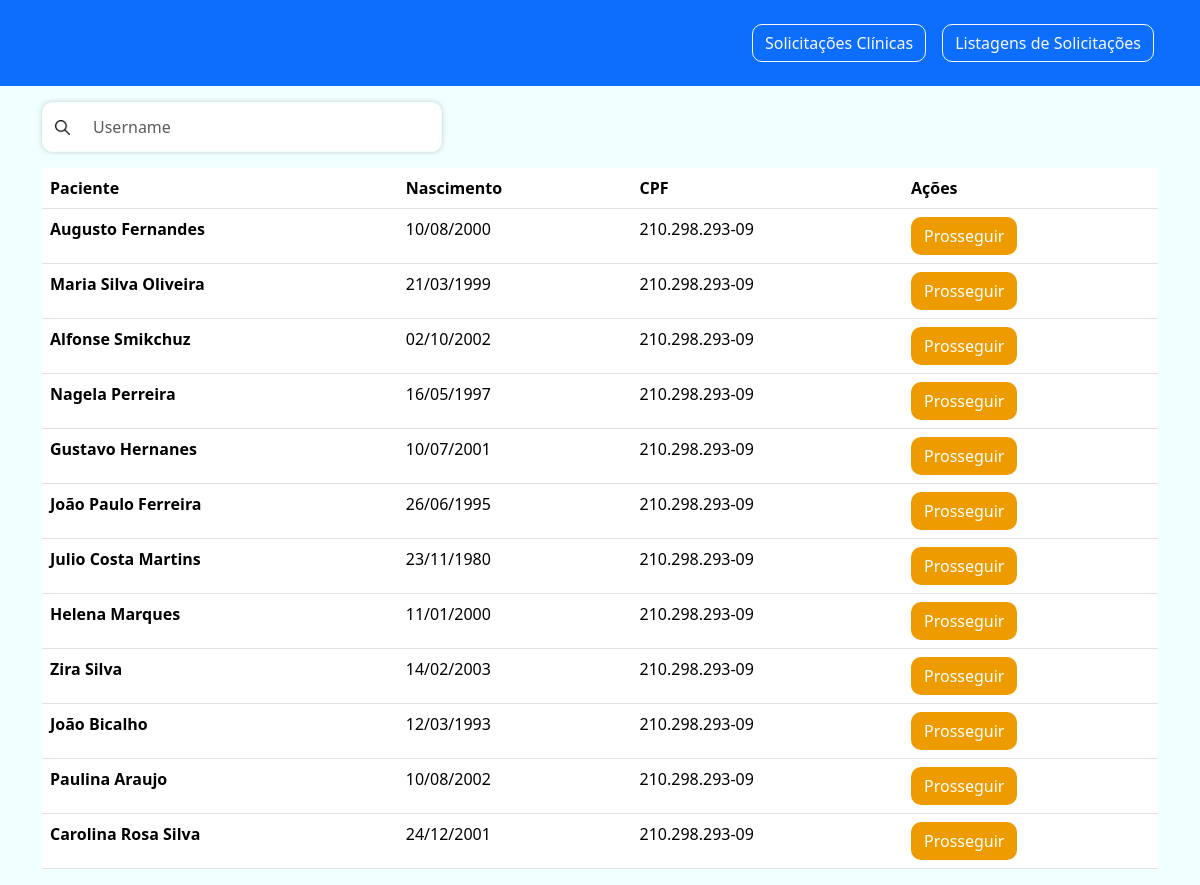
The page / on the database its author committed.
### tables this page shows
CREATE TABLE `pacientes` (
  `id` int(11) NOT NULL,
  `nome` varchar(150) NOT NULL,
  `dataNasc` date NOT NULL,
  `CPF` varchar(20) NOT NULL,
  `status` varchar(10) NOT NULL
);

### index.php (the view, shortened to what this page needs)
<?php require 'assets/php/config.php';
$lista = [];
$sql = $pdo->query("SELECT * FROM pacientes");
if($sql->rowCount() > 0){
   $lista = $sql->fetchAll(PDO::FETCH_ASSOC);
}
?>
<!DOCTYPE html>
<html lang="en">
<head>
   <link href="https://cdn.jsdelivr.net/npm/bootstrap@5/dist/css/bootstrap.min.css" rel="stylesheet"
>
   <link rel="stylesheet" href="assets/css/style.css">
</head>
<body>
   <header>
      <nav class="navbar navbar-dark bg-primary ">
         <div class="container d-grid gap-3 d-md-flex p-3 justify-content-end">
            <a name="" id="" class="btn btn-outline-light" href="#" role="button">Solicitações Clínicas</a>
            <a name="" id="" class="btn btn-outline-light" href="#" role="button">Listagens de Solicitações</a>
         </div>
      </nav>
   </header>
   <main>
      <div class="container">
         <div class="search mt-3 mb-3 input-group flex-nowrap">
            <span class="input-group-text" id="addon-wrapping"><img src="assets/images/loupe.png" alt=""></span>
            <input type="text" class="form-control" placeholder="Username" aria-label="Username"
               aria-describedby="addon-wrapping">
         </div>
         <div class="table-border">
            <table class="table table-hover ">
               <thead>
                  <tr>
                     <th scope="col">Paciente</th>
                     <th scope="col">Nascimento</th>
                     <th scope="col">CPF</th>
                     <th scope="col">Ações</th>
                  </tr>
               </thead>
               <tbody>
                  <?php foreach($lista as $paciente): ?>
                  <tr>
                     <th scope="row"><?=$paciente['nome']?></th>
                     <td><?=date('d/m/Y',strtotime($paciente['dataNasc'])); ?></td>
                     <td><?=$paciente['CPF']?></td>
                     <td><a href="solicitacao.php?id=<?=$paciente['id']?>" class="btn">Prosseguir</a></td>
                  </tr>
                  <?php endforeach; ?>
               </tbody>
            </table>
         </div>
      </div>
   </main>
</body>
</html>

### assets/css/style.css (style rules this page uses)
.btn { border-radius: 10px; }
body { background-color: azure; }
.search { width: 400px; border: 1px solid azure; border-radius:10px; padding-right: 5px; box-shadow: 0px 0px 5px 0px rgba(184,184,180,0.7); background-color: #fff; }
.search span { border: 0; background-color: transparent; }
.search span img { width: 15px; height: auto; }
.search input { border: 0; font-size: 16px; padding: 12px; background-color: transparent; }
thead { background-color: #063caf; color: #fff; }
.table .btn { color: #fff; background-color: #ee9b00; }

### rows shown on the page
pacientes: nome "Augusto Fernandes", dataNasc "10/08/2000", CPF "210.298.293-09"
pacientes: nome "Maria Silva Oliveira", dataNasc "21/03/1999", CPF "210.298.293-09"
pacientes: nome "Alfonse Smikchuz", dataNasc "02/10/2002", CPF "210.298.293-09"
pacientes: nome "Nagela Perreira", dataNasc "16/05/1997", CPF "210.298.293-09"
pacientes: nome "Gustavo Hernanes", dataNasc "10/07/2001", CPF "210.298.293-09"
pacientes: nome "João Paulo Ferreira", dataNasc "26/06/1995", CPF "210.298.293-09"
pacientes: nome "Julio Costa Martins", dataNasc "23/11/1980", CPF "210.298.293-09"
pacientes: nome "Helena Marques", dataNasc "11/01/2000", CPF "210.298.293-09"
pacientes: nome "Zira Silva", dataNasc "14/02/2003", CPF "210.298.293-09"
pacientes: nome "João Bicalho", dataNasc "12/03/1993", CPF "210.298.293-09"
pacientes: nome "Paulina Araujo", dataNasc "10/08/2002", CPF "210.298.293-09"
pacientes: nome "Carolina Rosa Silva", dataNasc "24/12/2001", CPF "210.298.293-09"
